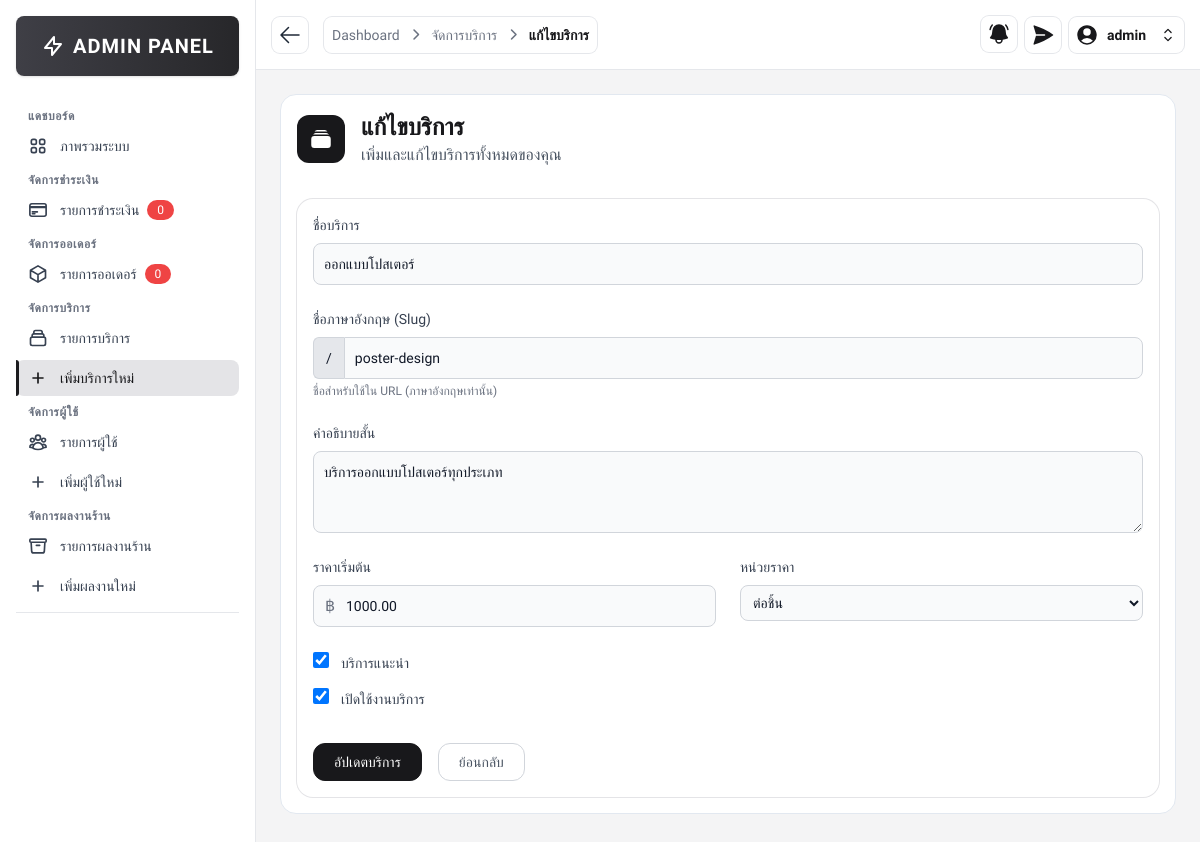
/src/admin/service_add.php?id=1 (signed in), run on the app's committed database.
### tables this page shows
CREATE TABLE services (
    service_id INT AUTO_INCREMENT PRIMARY KEY,
    service_name TEXT NOT NULL,
    slug VARCHAR(255) UNIQUE NOT NULL,
    short_description TEXT,
    base_price DECIMAL(10,2),
    price_unit VARCHAR(10),
    is_featured BOOLEAN DEFAULT FALSE,
    is_active BOOLEAN DEFAULT TRUE,
    created_at DATETIME DEFAULT CURRENT_TIMESTAMP,
    updated_at DATETIME DEFAULT CURRENT_TIMESTAMP ON UPDATE CURRENT_TIMESTAMP
);

### src/admin/service_add.php (the view, shortened to what this page needs)
<?php
require __DIR__ . '/../includes/db_connect.php';
$is_edit_mode = false;
$service = [
    'service_name' => '',
    'slug' => '',
    'short_description' => '',
    'base_price' => 0,
    'price_unit' => '',
    'is_featured' => 0,
    'is_active' => 1
];
if (isset($_GET['id'])) {
    $is_edit_mode = true;
    $id = intval($_GET['id']);
    $stmt = $conn->prepare("SELECT * FROM services WHERE service_id = ?");
    $stmt->bind_param("i", $id);
    $stmt->execute();
    $result = $stmt->get_result();
    $service = $result->fetch_assoc();
}
?>
<!DOCTYPE html>
<html lang="en">
<head>
    <script src="https://cdn.tailwindcss.com"></script>
    <link rel="stylesheet" href="https://cdnjs.cloudflare.com/ajax/libs/font-awesome/6.4.0/css/all.min.css">
</head>
<body class="font-thai bg-zinc-100">
    <?php include '../includes/sidebar.php'; ?>
    <div class="ml-64">
        <?php
        include '../includes/admin_navbar.php';
        ?>
        <div class="p-6">
            <div class=" text-zinc-900 bg-white rounded-2xl border border-slate-200 mb-2">
                <div class="flex items-center p-4">
                    <div class="mr-4 rounded-xl bg-zinc-900 p-3">
                    </div>
                    <div class="">
                        <h1 class="flex items-center text-2xl font-bold text-zinc-900">
                            <?= $is_edit_mode ? 'แก้ไขบริการ' : 'เพิ่มบริการใหม่' ?>
                        </h1>
                        <p class="text-gray-600">
                            เพิ่มและแก้ไขบริการทั้งหมดของคุณ
                        </p>
                    </div>
                </div>
                <div class="form-container w-max-[800px] p-4">
                    <div class="bg-white items-center p-4 ring-1 ring-zinc-200 rounded-2xl">
                        <form class="form-body" method="POST">
                            <div class="grid gap-6 mb-6 md:grid-cols-2">
                                <div class="col-span-2">
                                    <label for="name" class="block mb-2 text-sm font-medium text-gray-700">ชื่อบริการ</label>
                                    <input type="text" name="service_name" id="name" class="bg-gray-50 border border-gray-300 text-gray-900 text-sm rounded-lg focus:ring-blue-500 focus:border-blue-500 block w-full p-2.5" placeholder="กรอกชื่อบริการ" required value="<?= htmlspecialchars($service['service_name']) ?>">
                                </div>
                                <div class="col-span-2">
                                    <label for="slug" class="block mb-2 text-sm font-medium text-gray-700">ชื่อภาษาอังกฤษ (Slug)</label>
                                    <div class="flex">
                                        <span class="inline-flex items-center px-3 text-sm text-gray-900 bg-gray-200 border border-r-0 border-gray-300 rounded-l-md">
                                            /
                                        </span>
                                        <input type="text" name="slug" id="slug" class="rounded-none rounded-r-lg bg-gray-50 border border-gray-300 text-gray-900 focus:ring-blue-500 focus:border-blue-500 block flex-1 min-w-0 w-full text-sm p-2.5" placeholder="service-name" required value="<?= htmlspecialchars($service['slug']) ?>">
                                    </div>
                                    <p class="mt-1 text-xs text-gray-500">ชื่อสำหรับใช้ใน URL (ภาษาอังกฤษเท่านั้น)</p>
                                </div>
                                <div class="col-span-2">
                                    <label for="short_description" class="block mb-2 text-sm font-medium text-gray-700">คำอธิบายสั้น</label>
                                    <textarea id="short_description" name="short_description" rows="3" class="block p-2.5 w-full text-sm text-gray-900 bg-gray-50 rounded-lg border border-gray-300 focus:ring-blue-500 focus:border-blue-500" placeholder="อธิบายเกี่ยวกับบริการนี้..."><?= htmlspecialchars($service['short_description']) ?></textarea>
                                </div>
                                <div>
                                    <label for="price" class="block mb-2 text-sm font-medium text-gray-700">ราคาเริ่มต้น</label>
                                    <div class="relative">
                                        <div class="absolute inset-y-0 left-0 flex items-center pl-3 pointer-events-none">
                                            <span class="text-gray-500">฿</span>
                                        </div>
                                        <input type="number" name="base_price" id="price" class="bg-gray-50 border border-gray-300 text-gray-900 text-sm rounded-lg focus:ring-blue-500 focus:border-blue-500 block w-full pl-8 p-2.5" placeholder="0.00" step="0.01" min="0" required value="<?= htmlspecialchars($service['base_price']) ?>">
                                    </div>
                                </div>
                                <div>
                                    <label for="price_unit" class="block mb-2 text-sm font-medium text-gray-700">หน่วยราคา</label>
                                    <select id="price_unit" name="price_unit" class="bg-gray-50 border border-gray-300 text-gray-900 text-sm rounded-lg focus:ring-blue-500 focus:border-blue-500 block w-full p-2" required>
                                        <option value="ชิ้น" <?= $service['price_unit'] === 'ชิ้น' ? 'selected' : '' ?>>ต่อชิ้น</option>
                                    </select>
                                </div>
                                <div class="col-span-2 space-y-3">
                                    <div class="checkbox-label">
                                        <input id="is_featured" type="checkbox" name="is_featured" class="w-4 h-4 text-blue-600 bg-gray-100 border-gray-300 rounded focus:ring-blue-500" <?= $service['is_featured'] ? 'checked' : '' ?>>
                                        <label for="is_featured" class="ml-2 text-sm font-medium text-gray-700">บริการแนะนำ</label>
                                    </div>
                                    <div class="checkbox-label">
                                        <input id="is_active" type="checkbox" name="is_active" class="w-4 h-4 text-blue-600 bg-gray-100 border-gray-300 rounded focus:ring-blue-500" <?= $service['is_active'] ? 'checked' : '' ?>>
                                        <label for="is_active" class="ml-2 text-sm font-medium text-gray-700">เปิดใช้งานบริการ</label>
                                    </div>
                                </div>
                            </div>
                            <div class="flex space-x-4 pt-2">
                                <button type="submit"
                                    class="border transition font-medium rounded-xl text-sm px-5 py-2 text-center flex items-center justify-center bg-zinc-900 text-white border-zinc-900">
                                    <?= $is_edit_mode ? 'อัปเดตบริการ' : 'บันทึกบริการ' ?>
                                </button>
                                <a href="service_list.php"
                                    class="border transition font-medium rounded-xl text-sm px-5 py-2 text-center flex items-center justify-center bg-white text-gray-600 border-gray-300 hover:bg-gray-100">
                                    ย้อนกลับ
                                </a>
                            </div>
                        </form>
                    </div>
                </div>
            </div>
        </div>
    </div>
</body>
</html>

### src/admin/service_add.php (style rules this page uses)
.font-thai { font-family: 'IBM Plex Sans Thai', sans-serif; }

### src/includes/sidebar.php (style rules this page uses)
.font-thai { font-family: 'IBM Plex Sans Thai', sans-serif; }

### src/includes/admin_navbar.php (style rules this page uses)
.font-thai { font-family: 'IBM Plex Sans Thai', sans-serif; }

### data on the page
services: service_name "ออกแบบโปสเตอร์", slug "poster-design", short_description "บริการออกแบบโปสเตอร์ทุกประเภท", base_price "1000.00", is_featured "☑", is_active "☑"

### other printed values
$pendingCount "0"
$orderBadge "0"
$item "Dashboard"
$item "จัดการบริการ"
$item "แก้ไขบริการ"
$fullname "admin"
